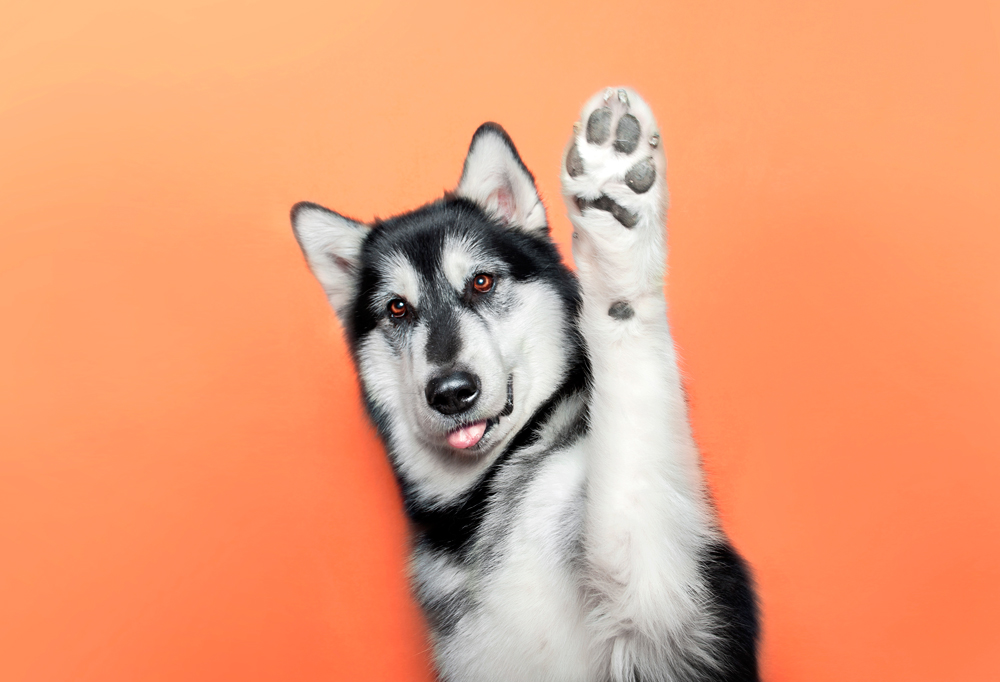
#> input picture photos/perrito_grande.jpg, 1000 x 682 px, found by its file name
$ python contours.py
#> lines starting #> are read from the running program, lines starting #| are printed output that depends on the picture; after the words box and inside, x2 and y2 are one past the last pixel; in counts of white or black regions, pixels touching at a corner belong together
import cv2 as cv
import numpy as np

img = cv.imread('Photos/perrito_grande.jpg')
#> img is the input picture: shape (682, 1000, 3); mean B, G, R 118.1, 156.6, 231.7
#cv.imshow('Perrito', img)

blank = np.zeros(img.shape, dtype='uint8')
#cv.imshow('Blank', blank)

gray = cv.cvtColor(img, cv.COLOR_BGR2GRAY)
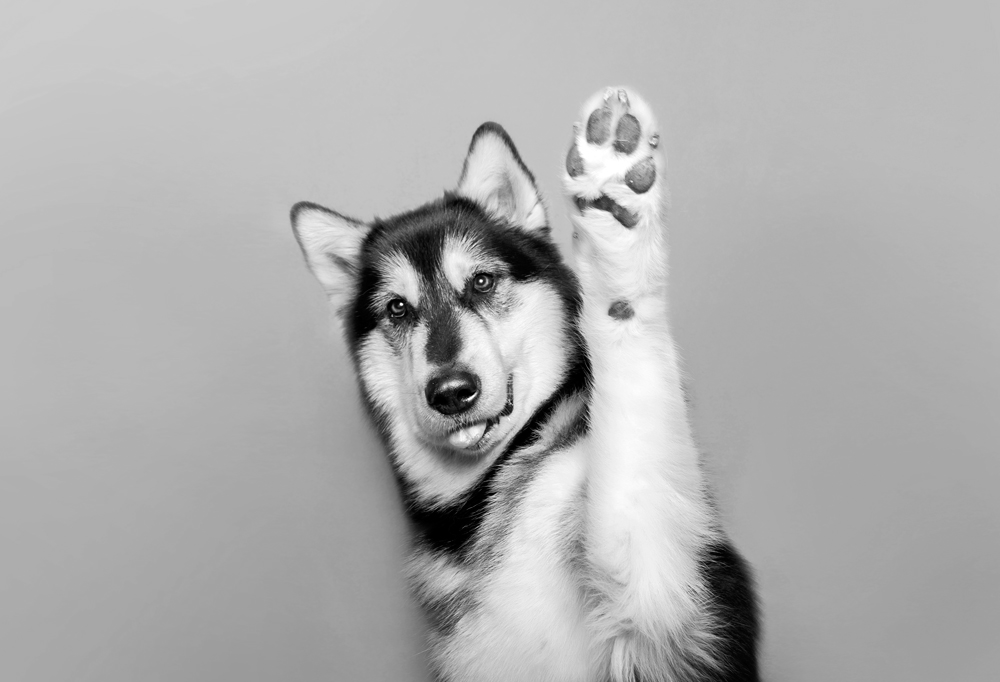
#> gray: shape (682, 1000); min 0, max 255, mean 174.7
#cv.imshow('Gray', gray)

blur = cv.GaussianBlur(gray, (3,3), cv.BORDER_DEFAULT)
#cv.imshow('Blur', blur)

canny = cv.Canny(blur, 125, 175)
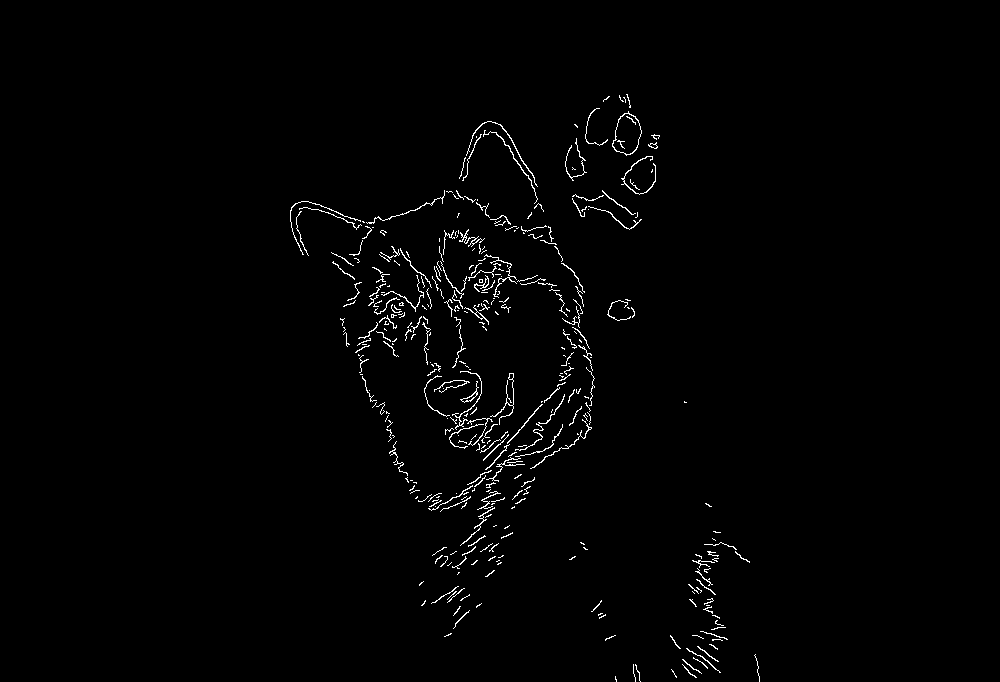
#> canny: shape (682, 1000); 1.3% white in thin lines or dots, all inside (x1, y1, x2, y2) = (290, 94, 760, 682)
# cv.imshow('Canny Edges', canny)

ret, thresh = cv.threshold(gray, 125, 255, cv.THRESH_BINARY)
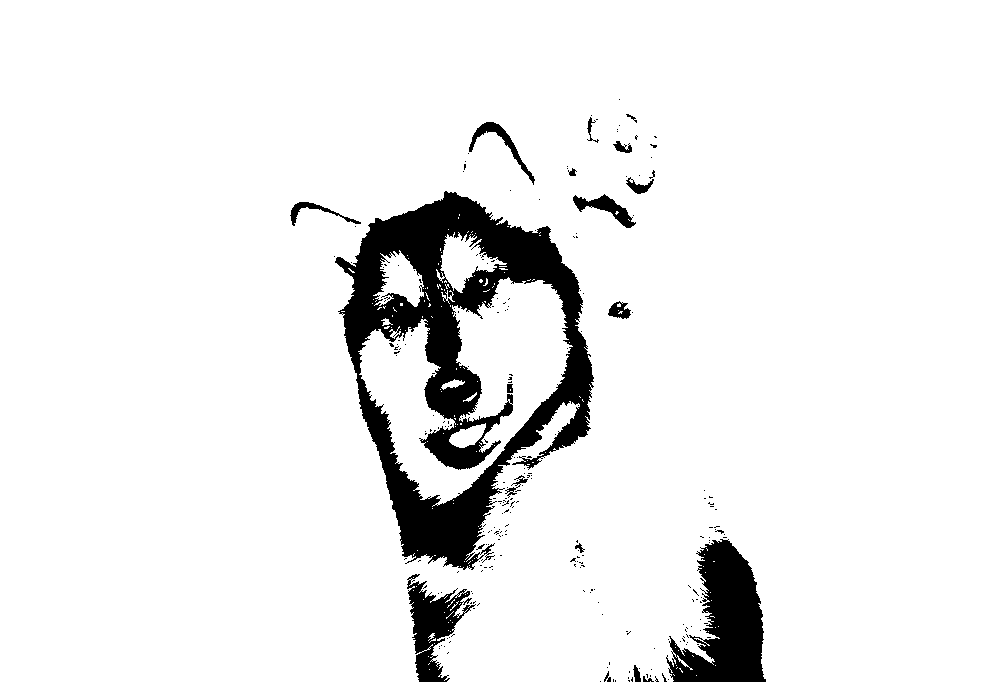
#> thresh: shape (682, 1000); 92.6% white; 252 black regions (234 under 20 px)
cv.imshow('Thresh', thresh)

countours, hierarchies = cv.findContours(thresh, cv.RETR_LIST, cv.CHAIN_APPROX_NONE)
#> countours = 658 contours, 622 with area under 20; largest, box (x1, y1, x2, y2) and area: (0, 0, 1000, 682) 668223, (334, 190, 595, 571) 63294, (358, 277, 573, 507) 21419, (436, 232, 507, 293) 1755, (373, 250, 424, 307) 1480
print(f'{len(countours)} countours found!')
#| 658 countours found!

cv.drawContours(blank, countours, -1, (0,255,0), 1) # -1 --> All countours
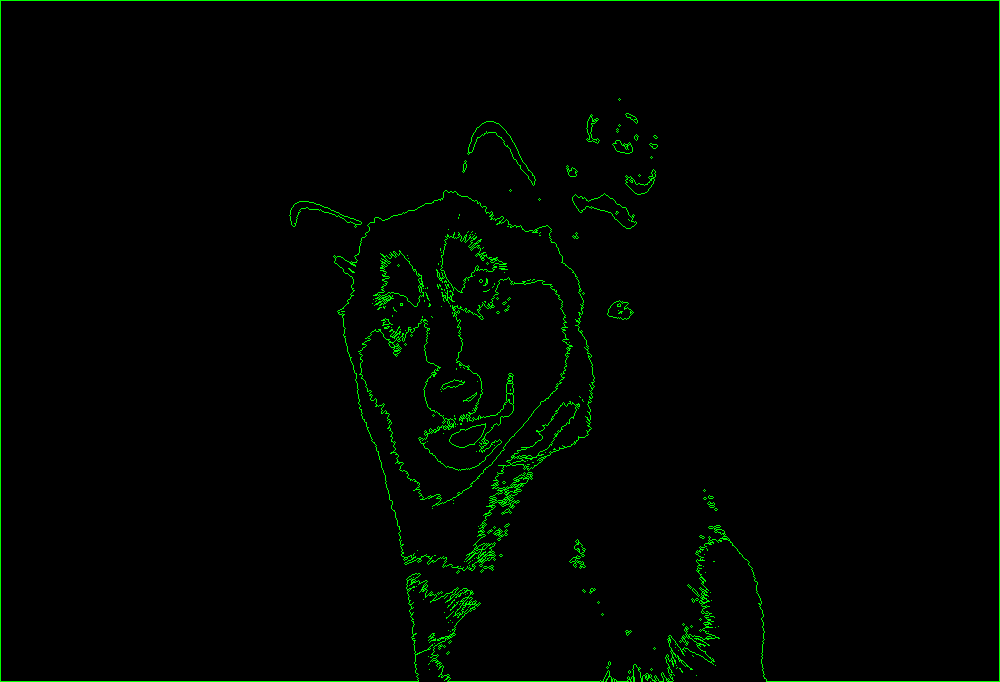
#> blank: shape (682, 1000, 3); mean of channels 0, 1, 2 0, 4.5, 0; drawn as B, G, R
cv.imshow('Countours Drawn', blank)

cv.waitKey(0)
